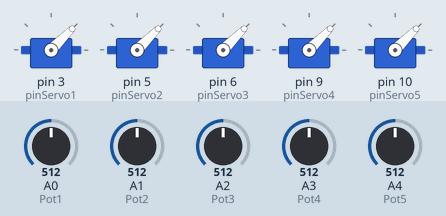
The sketch below on a simulated Arduino Uno, built with avr-gcc and run on an emulated ATmega328P. Parts: 5 × servo. The test bench sets the inputs (shaded band); at power-on: A0 (Pot1) = 512, A1 (Pot2) = 512, A2 (Pot3) = 512, A3 (Pot4) = 512, A4 (Pot5) = 512.

Above: at 1.2 s.
1.3 s: A0 (Pot1) set to 716
At 1.7 s:
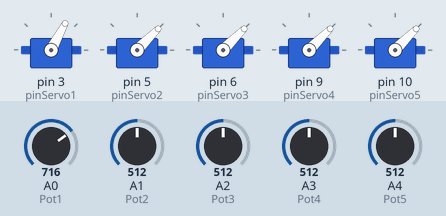
2.8 s: A1 (Pot2) set to 716
At 4.0 s:
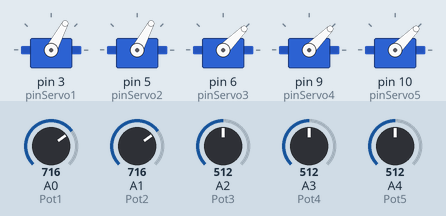
4.3 s: A2 (Pot3) set to 716
At 5.1 s:
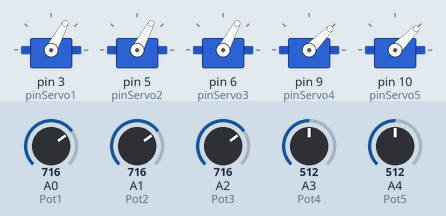
5.8 s: A3 (Pot4) set to 716
At 6.3 s:
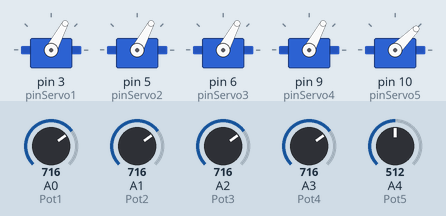
7.3 s: A4 (Pot5) set to 716
At 8.5 s:
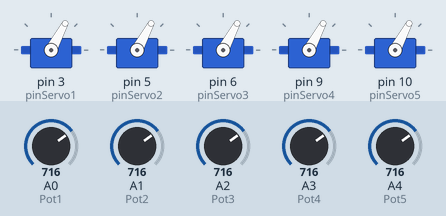
8.8 s: A0 (Pot1) set to 992
At 9.8 s:
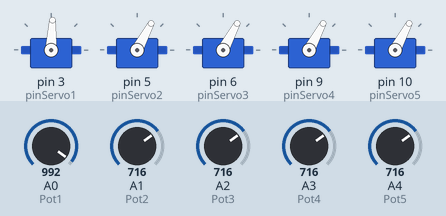
Timing chart, 0 to 11.3 s (numbered marks = the images above; inputs shaded):
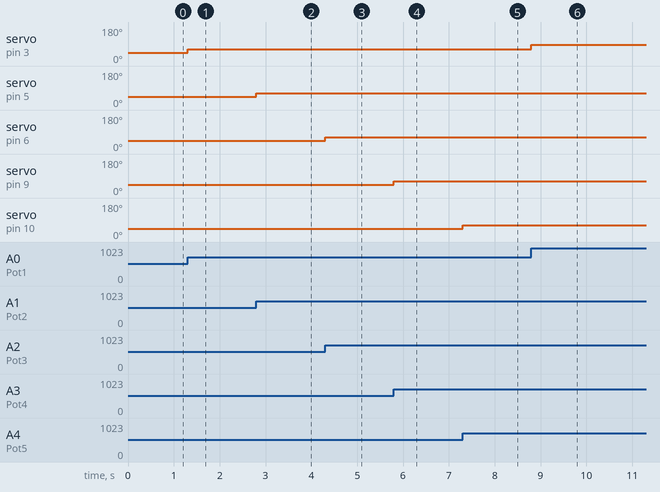

The sketch:

Controlling_Servos_with_Potentiometer.ino
```cpp
#include <Servo.h>
//Define the pins of each servo
#define pinServo1 3
#define pinServo2 5
#define pinServo3 6
#define pinServo4 9
#define pinServo5 10

Servo Servo1;
Servo Servo2;
Servo Servo3;
Servo Servo4;
Servo Servo5;

//define the pins of the potentiometer
int Pot1= A0;
int Pot2= A1;
int Pot3= A2;
int Pot4= A3;
int Pot5= A4;

//define variables to store the valuse of thepotentiometers
int val1;
int val2;
int val3;
int val4;
int val5;

void setup() {

  Servo1.attach(pinServo1);
  Servo2.attach(pinServo2);
  Servo3.attach(pinServo3);
  Servo4.attach(pinServo4);
  Servo5.attach(pinServo5);

}

void loop() {
  val1 = analogRead(Pot1);            //reads the value of potentiometer 1 (value between 0 and 1023)
  val1 = map(val1, 0, 1023, 0, 90);   //map it along (value between 0 and 90)
  Servo1.write(val1);                 //rotate the servo position to that value


  val2 = analogRead(Pot2);
  val2 = map(val2, 0, 1023, 0, 90);
  Servo2.write(val2);

  val3 = analogRead(Pot3);
  val3 = map(val3, 0, 1023, 0, 90);
  Servo3.write(val3);

  val4 = analogRead(Pot4);
  val4 = map(val4, 0, 1023, 0, 90);
  Servo4.write(val4);


  val5 = analogRead(Pot5);
  val5 = map(val5, 0, 1023, 0, 90);
  Servo5.write(val5);
}
```

Measured:
- after the input at 1.3 s, servo on pin 3 (pinServo1): 45° → 62° at once
- after the input at 2.8 s, servo on pin 5 (pinServo2): 45° → 62° at once
- after the input at 4.3 s, servo on pin 6 (pinServo3): 45° → 62° at once
- after the input at 5.8 s, servo on pin 9 (pinServo4): 45° → 62° at once
- after the input at 7.3 s, servo on pin 10 (pinServo5): 45° → 62° at once
- after the input at 8.8 s, servo on pin 3 (pinServo1): 62° → 87° at once
